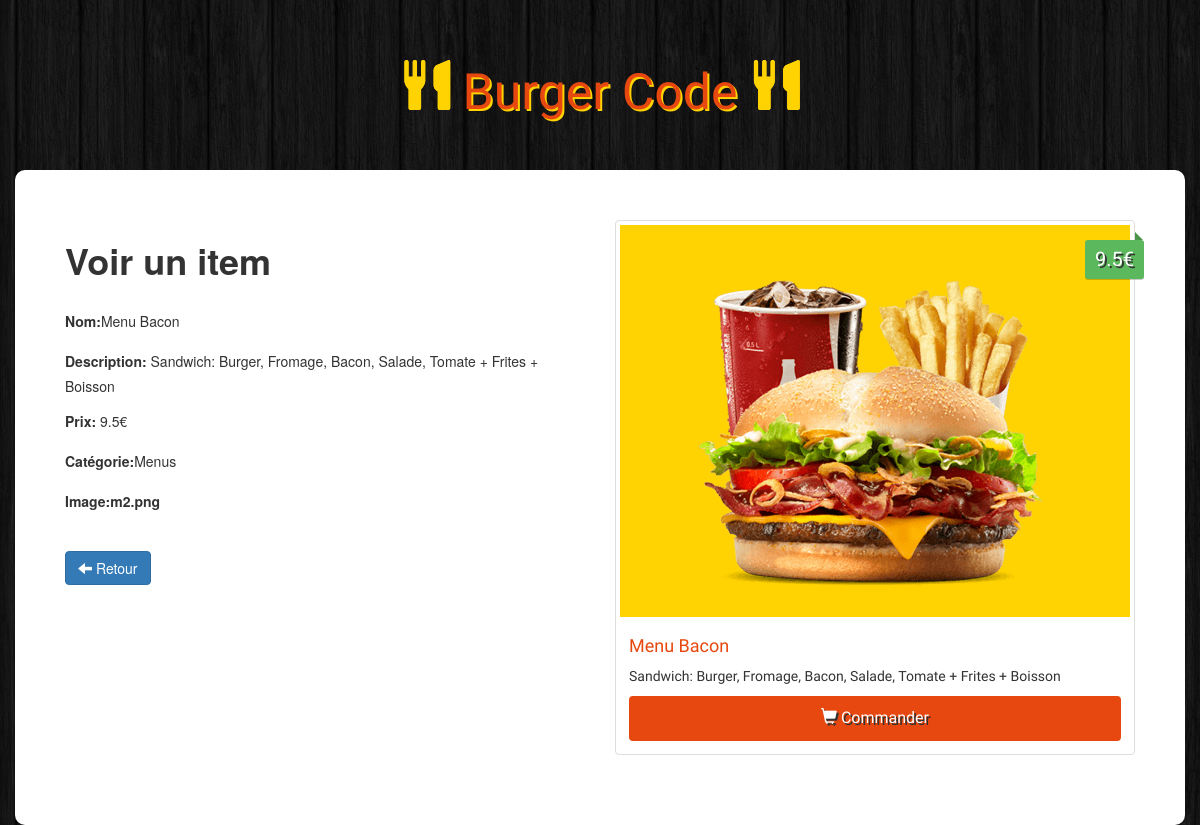
Screenshot of /admin/view.php?id=2 with the database file from the repository.
### tables this page shows
CREATE TABLE IF NOT EXISTS `items` (
  `id` int(11) NOT NULL AUTO_INCREMENT,
  `name` varchar(100) NOT NULL,
  `description` varchar(255) NOT NULL,
  `price` float NOT NULL,
  `image` varchar(255) NOT NULL,
  `category` int(11) NOT NULL,
  PRIMARY KEY (`id`),
  KEY `category` (`category`)
);

CREATE TABLE IF NOT EXISTS `categories` (
  `id` int(11) NOT NULL AUTO_INCREMENT,
  `name` varchar(100) NOT NULL,
  PRIMARY KEY (`id`)
);

### admin/view.php (the view, shortened to what this page needs)
<?php
  if(!empty($_GET['id'])){
    $id = trim($_GET['id']);
    $id = stripslashes($_GET['id']);
    $id= htmlspecialchars($_GET['id']);
  }
  $db = database::connect();
  $statement = $db->prepare('SELECT items.id,items.name, items.description, items.price, items.image, categories.name AS category FROM items LEFT JOIN categories ON items.category = categories.id WHERE items.id = ?');
  $statement ->execute(array($id));
  $item = $statement->fetch();
 ?>
<!DOCTYPE html>
<html>
    <head>
        <link rel="stylesheet" href="https://maxcdn.bootstrapcdn.com/bootstrap/3.3.6/css/bootstrap.min.css">
        <link rel="stylesheet" href="../css/styles.css">
    </head>
    <body>
        <h1 class="text-logo"><span class="glyphicon glyphicon-cutlery"></span> Burger Code <span class="glyphicon glyphicon-cutlery"></span></h1>
         <div class="container admin">
            <div class="row">
               <div class="col-sm-6">
                    <h1><strong>Voir un item</strong></h1>
                    <br>
                    <form>
                      <?php
                      echo '
                      <div class="form-group">
                        <label>Nom:</label>'.$item['name'] .'</div>
                      <div class="form-group">
                        <label>Description:</label> '.$item['description'] .'  </div>
                      <div class="form-group">
                        <label>Prix:</label>  '.$item['price'] .'€ </div>
                      <div class="form-group">
                        <label>Catégorie:</label>'.$item['category'] .' </div>
                      <div class="form-group">
                        <label>Image:'.$item['image'] .'</label> </div>
                       ';
                       ?>
                    </form>
                    <br>
                    <div class="form-actions">
                      <a class="btn btn-primary" href="index.php"><span class="glyphicon glyphicon-arrow-left"></span> Retour</a>
                    </div>
                </div>
                <div class="col-sm-6 site">
                    <div class="thumbnail">
                      <?php
                        echo '   <img src="../images/'.$item['image'].'" alt="...">
                                 <div class="price">'.$item['price'] .'€</div>
                                                  <div class="caption">
                                                    <h4>'.$item['name'] .'</h4>
                                                    <p>'.$item['description'] .'</p>
                                                    <a href="#" class="btn btn-order" role="button"><span class="glyphicon glyphicon-shopping-cart"></span> Commander</a>
                                                  </div>
                                            </div>';
                         ?>
                </div>
            </div>
        </div>
    </body>
</html>

### css/styles.css (style rules this page uses)
body { background: url(../images/bg.png); }
.site { font-family: 'Holtwood One SC', sans-serif; }
.text-logo { font-family: 'Holtwood One SC', sans-serif; color: #e7480f; text-shadow: 2px 2px #ffd301; font-size: 50px; padding: 40px 0px; text-align: center; }
.text-logo .glyphicon { color: #ffd301; text-shadow: 0px 0px #ffd301; }
.thumbnail img { background: #ffd301; }
.price { background: #5cb85c; box-shadow: 0 1px rgba(0,0,0,0.2); -moz-box-shadow: 0 1px rgba(0,0,0,0.2); -webkit-box-shadow: 0 1px rgba(0,0,0,0.2); color: #fff; text-shadow: 2px 2px #333; position: absolute; right: 6px; top: 20px; padding: 5px 10px; font-size: 20px; border-radius: 3px; }
.price:before { border: 4px solid transparent; border-bottom: 4px solid #4a934a; border-left: 4px solid #4a934a; content: ""; position: absolute; right: 1px; top: -8px; }
.caption > h4 { color: #e7480f; font-size: 18px; }
.btn-order { width: 100%; padding: 10px; font-size: 16px; color: #fff; background-color: #e7480f; text-decoration: none; text-shadow: 2px 2px #333; }
.admin { background: #fff; padding: 50px; border-radius: 10px; }

### rows the page displays
items: name "Menu Bacon", description "Sandwich: Burger, Fromage, Bacon, Salade, Tomate + Frites + Boisson", price "9.5", category.name "Menus", image "m2.png", image (picture)
